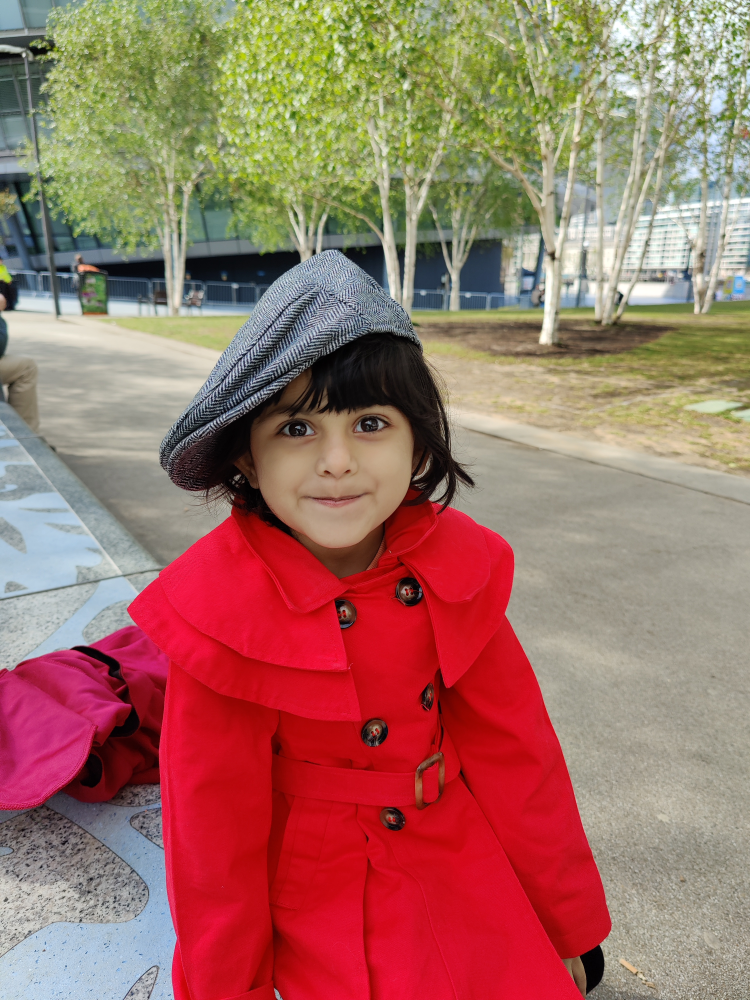
#> input picture Part 1 Introduction to computer vision projects/1-4 Corners and Object Detection,Feature vector/images/kyna.jpg, 3000 x 4000 px (shown at 1/4 size)
$ jupyter execute '2. ORB.ipynb'   (shell and % lines are left out)
#> lines starting #> are read from the running program, lines starting #| are printed output that depends on the picture
[cell 1]
import cv2
import matplotlib.pyplot as plt
import numpy as np

[cell 2]
#Set the default figure size
plt.rcParams['figure.figsize'] = [20,10]
#Load training image
image = cv2.imread('images/kyna.jpg')
#> image is the input picture: shape (4000, 3000, 3); mean B, G, R 99.8, 111.4, 159.8
#Convert training image to RGB
training_image = cv2.cvtColor(image,cv2.COLOR_BGR2RGB)
#Convert training image to grayscale image
training_gray = cv2.cvtColor(image,cv2.COLOR_RGB2GRAY)
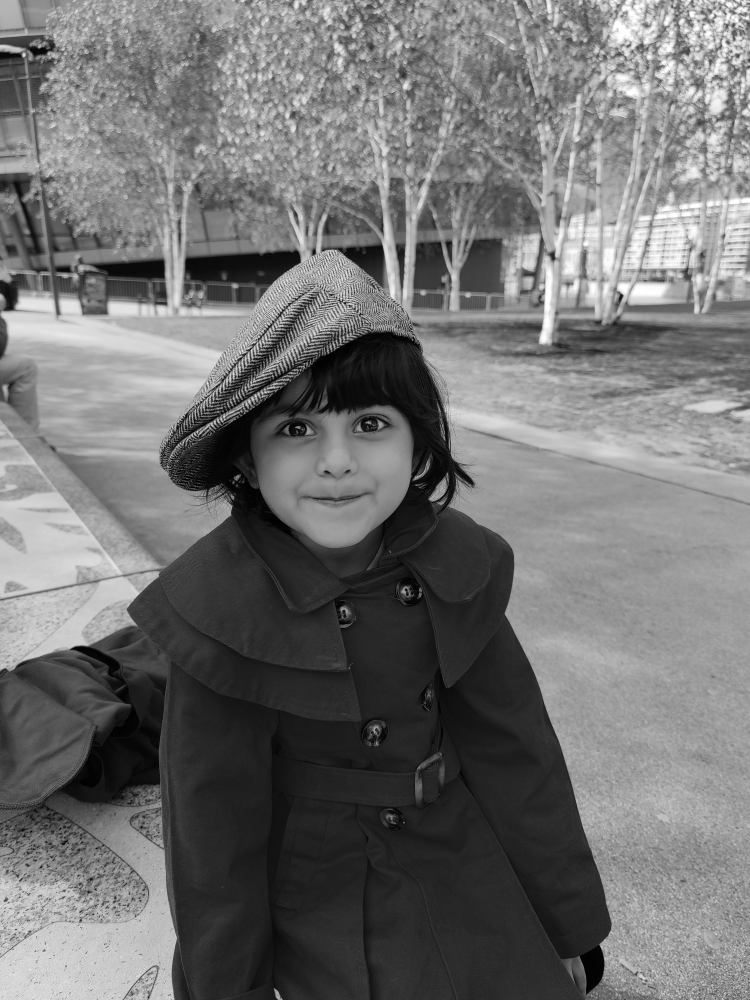
#> training_gray: shape (4000, 3000) (shown at 1/4 size); min 0, max 255, mean 113.5
#Display images
plt.subplot(121)
plt.title('Original training image')
plt.imshow(training_image)
plt.subplot(122)
plt.title('Grayscale training image')
plt.imshow(training_gray,cmap='gray')
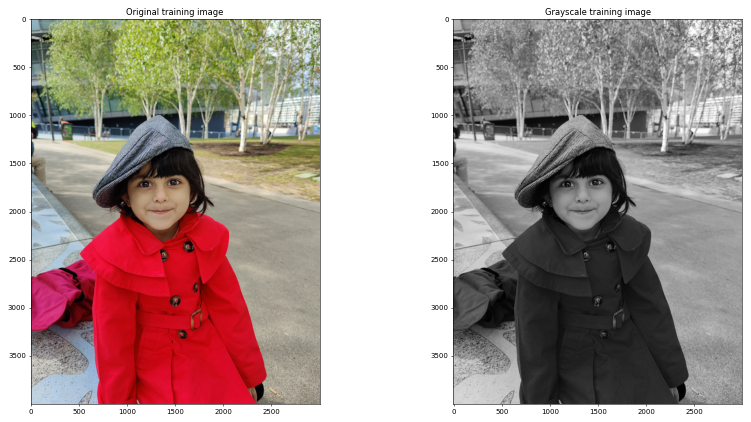
#> figure drawn by matplotlib, 2 panels

[cell 3]
import copy
plt.rcParams['figure.figsize'] = [14.0,7.0]
#Set parameters of ORB algorithm by specifying keypoints and pyramid decimation ratio
orb = cv2.ORB_create(200,2.0)

[cell 4]
#Find keypoints in grayscale training image and compute their ORB Descriptor
keypoints,descriptor = orb.detectAndCompute(training_gray,None)
#> keypoints = 197 keypoints; strongest (x, y, size): (1652, 1333, 31), (1364, 1198, 62), (1361, 1199, 31), (718, 1684, 62)

[cell 5]
#Create copies of training image and draw keypoints on
keyp_without_size = copy.copy(training_image)
keyp_with_size = copy.copy(training_image)

[cell 6]
#Draw the keypoints without size or orientation
cv2.drawKeypoints(training_image,keypoints,keyp_with_size,flags = cv2.DRAW_MATCHES_FLAGS_DRAW_RICH_KEYPOINTS)
plt.show()

[cell 7]
#isplay the image with keypoints without size or orientation
plt.subplot(121)
plt.title('keypoints with size or orientation')
plt.imshow(keyp_with_size)
plt.show()

[cell 8]
#Print no. of keypoints detected
print('\n no. of keypoints dtected:', len(keypoints))
#|  no. of keypoints dtected: 197

$ run again, with Part 1 Introduction to computer vision projects/1-4 Corners and Object Detection,Feature vector/images/pedestrain.jpg copied over Part 1 Introduction to computer vision projects/1-4 Corners and Object Detection,Feature vector/images/kyna.jpg
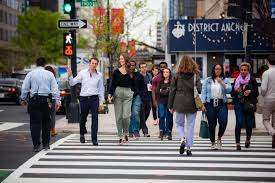
#> input picture Part 1 Introduction to computer vision projects/1-4 Corners and Object Detection,Feature vector/images/pedestrain.jpg, 275 x 183 px
#> image is the input picture: shape (183, 275, 3); mean B, G, R 103.1, 103.9, 107.1
#> `[cell 2] #Set the default figure size plt.rcParams['figure.figsize'] =..`:
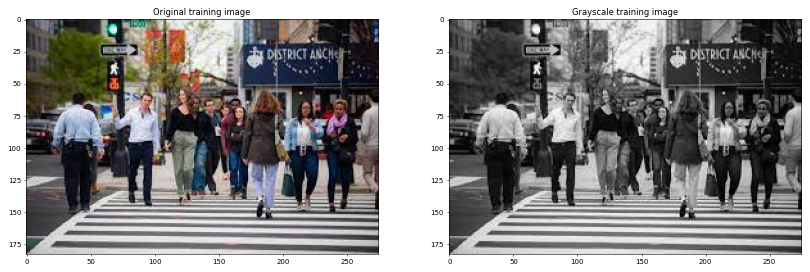
#> figure drawn by matplotlib, 2 panels
#> keypoints = 150 keypoints; strongest (x, y, size): (69, 36, 31), (180, 151, 31), (66, 42, 31), (70, 34, 31)
#> `cv2.drawKeypoints(training_image,keypoints,keyp_with_size,flags = cv2...`:
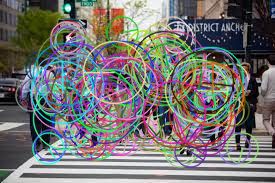
#> keyp_with_size: shape (183, 275, 3); mean R, G, B 116.3, 114.6, 113.3
#|  no. of keypoints dtected: 150
